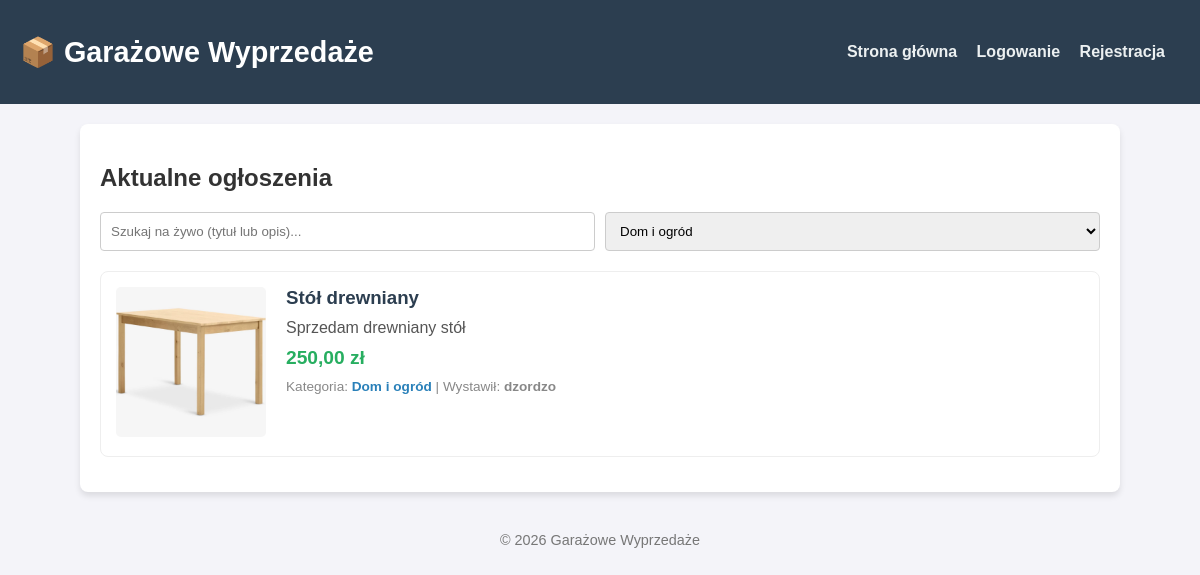
Screenshot of /index.php?category=2 with the database file from the repository.
### tables this page shows
CREATE TABLE `items` (
  `id` int(11) NOT NULL,
  `user_id` int(11) NOT NULL,
  `category_id` int(11) NOT NULL,
  `title` varchar(100) NOT NULL,
  `description` text NOT NULL,
  `price` decimal(10,2) NOT NULL,
  `image_path` varchar(255) DEFAULT NULL,
  `created_at` timestamp NOT NULL DEFAULT current_timestamp()
);

CREATE TABLE `categories` (
  `id` int(11) NOT NULL,
  `name` varchar(50) NOT NULL
);

CREATE TABLE `users` (
  `id` int(11) NOT NULL,
  `username` varchar(50) NOT NULL,
  `email` varchar(100) NOT NULL,
  `password` varchar(255) NOT NULL,
  `created_at` timestamp NOT NULL DEFAULT current_timestamp(),
  `role` varchar(20) NOT NULL DEFAULT 'user'
);

### index.php (the view, shortened to what this page needs)
<?php
require_once 'config.php';
$search = $_GET['search'] ?? '';
$category_filter = $_GET['category'] ?? '';
$sql = "SELECT items.*, categories.name AS category_name, users.username
        FROM items
        JOIN categories ON items.category_id = categories.id
        JOIN users ON items.user_id = users.id
        WHERE 1=1";
$params = [];
if ($category_filter) {
    $sql .= " AND items.category_id = ?";
    $params[] = $category_filter;
}
$sql .= " ORDER BY items.created_at DESC";
$stmt = $pdo->prepare($sql);
$stmt->execute($params);
$items = $stmt->fetchAll();
$cat_stmt = $pdo->query("SELECT * FROM categories");
$categories = $cat_stmt->fetchAll();
require_once 'header.php';
?>
<h2>Aktualne ogłoszenia</h2>
<form class="filters-form" onsubmit="return false;">
    <input type="text" id="search-input" name="search" placeholder="Szukaj na żywo (tytuł lub opis)..." value="<?= htmlspecialchars($search) ?>">
    <select id="category-select" name="category">
        <?php foreach($categories as $cat): ?>
            <option value="<?= $cat['id'] ?>" <?= ($category_filter == $cat['id']) ? 'selected' : '' ?>>
                <?= htmlspecialchars($cat['name']) ?>
            </option>
        <?php endforeach; ?>
    </select>
</form>
<div id="results-container">
    <?php include 'search_ajax.php'; ?>
</div>
<?php require_once 'footer.php'; ?>

### search_ajax.php (shortened to what this page needs)
<?php
require_once 'config.php';
$category_filter = $_GET['category'] ?? '';
$sql = "SELECT items.*, categories.name AS category_name, users.username
        FROM items
        JOIN categories ON items.category_id = categories.id
        JOIN users ON items.user_id = users.id
        WHERE 1=1";
$params = [];
if ($category_filter) {
    $sql .= " AND items.category_id = ?";
    $params[] = $category_filter;
}
$sql .= " ORDER BY items.created_at DESC";
$stmt = $pdo->prepare($sql);
$stmt->execute($params);
$items = $stmt->fetchAll();
if(count($items) > 0) {
    foreach($items as $item) {
        $imgHtml = ($item['image_path'] && file_exists($item['image_path']))
            ? '<img src="' . htmlspecialchars($item['image_path']) . '" class="item-image">'
            : '<div class="item-placeholder">Brak zdjęcia</div>';
        $shortDesc = htmlspecialchars(mb_strimwidth($item['description'], 0, 100, '...'));
        $priceFormatted = number_format($item['price'], 2, ',', ' ') . ' zł';
        echo '
        <div class="item-card">
            <div>' . $imgHtml . '</div>
            <div class="item-info">
                <h3 class="item-title">
                    <a href="item_details.php?id=' . $item['id'] . '">' . htmlspecialchars($item['title']) . '</a>
                </h3>
                <p class="item-desc">' . $shortDesc . '</p>
                <p class="item-price">' . $priceFormatted . '</p>
                <p class="item-meta">
                    Kategoria: <a href="index.php?category=' . $item['category_id'] . '">' . htmlspecialchars($item['category_name']) . '</a>
                    | Wystawił: <strong>' . htmlspecialchars($item['username']) . '</strong>
                </p>
            </div>
        </div>';
    }
} else {
    echo '<p>Brak ogłoszeń spełniających podane kryteria.</p>';
}
?>

### style.css (style rules this page uses)
body { font-family: Arial, sans-serif; background-color: #f4f4f9; margin: 0; padding: 0; color: #333; }
input[type="text"], input[type="password"], input[type="email"], input[type="number"], select, textarea { width: 100%; padding: 10px; margin: 8px 0; border: 1px solid #ccc; border-radius: 4px; box-sizing: border-box; }
.filters-form { margin-bottom: 20px; display: flex; gap: 10px; }
.filters-form input, .filters-form select { margin: 0; flex-grow: 1; }
.item-card { display: flex; border: 1px solid #eee; margin-bottom: 15px; padding: 15px; border-radius: 8px; background: #fff; gap: 20px; }
.item-image { width: 150px; height: 150px; object-fit: cover; border-radius: 5px; }
.item-info { flex-grow: 1; }
.item-title { margin: 0 0 10px 0; }
.item-title a { text-decoration: none; color: #2c3e50; }
.item-desc { margin: 0 0 10px 0; color: #555; }
.item-price { font-size: 1.2em; font-weight: bold; color: #27ae60; margin: 0 0 10px 0; }
.item-meta { margin: 0; font-size: 0.85em; color: #888; }
.item-meta a { color: #2980b9; text-decoration: none; font-weight: bold; }

### rows the page displays
items: image_path (picture), title "Stół drewniany", description "Sprzedam drewniany stół", price "250,00 zł", category.name "Dom i ogród", user.username "dzordzo"

### other values shown
form field category "Dom i ogród"
